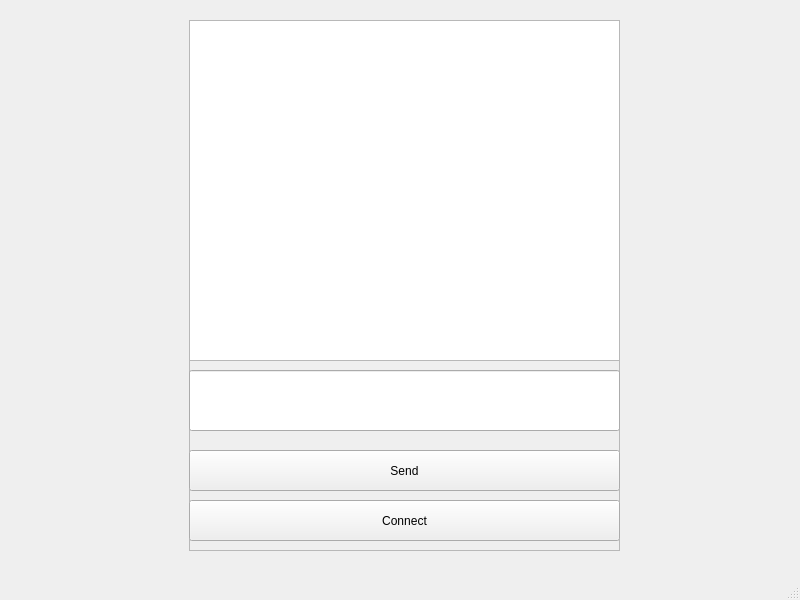
<?xml version="1.0" encoding="UTF-8"?>
<ui version="4.0">
 <class>MainWindow</class>
 <widget class="QMainWindow" name="MainWindow">
  <property name="geometry">
   <rect>
    <x>0</x>
    <y>0</y>
    <width>800</width>
    <height>600</height>
   </rect>
  </property>
  <property name="windowTitle">
   <string>MainWindow</string>
  </property>
  <widget class="QWidget" name="centralwidget">
   <widget class="QFrame" name="frame">
    <property name="geometry">
     <rect>
      <x>189</x>
      <y>20</y>
      <width>431</width>
      <height>531</height>
     </rect>
    </property>
    <property name="frameShape">
     <enum>QFrame::Shape::StyledPanel</enum>
    </property>
    <property name="frameShadow">
     <enum>QFrame::Shadow::Raised</enum>
    </property>
    <widget class="QWidget" name="verticalLayoutWidget">
     <property name="geometry">
      <rect>
       <x>0</x>
       <y>0</y>
       <width>431</width>
       <height>341</height>
      </rect>
     </property>
     <layout class="QVBoxLayout" name="verticalLayout">
      <item>
       <widget class="QTextEdit" name="chatDisplay"/>
      </item>
     </layout>
    </widget>
    <widget class="QLineEdit" name="inputLineEdit">
     <property name="geometry">
      <rect>
       <x>0</x>
       <y>350</y>
       <width>431</width>
       <height>61</height>
      </rect>
     </property>
     <property name="text">
      <string/>
     </property>
    </widget>
    <widget class="QPushButton" name="sendButton">
     <property name="geometry">
      <rect>
       <x>0</x>
       <y>430</y>
       <width>431</width>
       <height>41</height>
      </rect>
     </property>
     <property name="text">
      <string>Send</string>
     </property>
    </widget>
    <widget class="QPushButton" name="connectButton">
     <property name="geometry">
      <rect>
       <x>0</x>
       <y>480</y>
       <width>431</width>
       <height>41</height>
      </rect>
     </property>
     <property name="text">
      <string>Connect</string>
     </property>
    </widget>
   </widget>
  </widget>
  <widget class="QMenuBar" name="menubar">
   <property name="geometry">
    <rect>
     <x>0</x>
     <y>0</y>
     <width>800</width>
     <height>22</height>
    </rect>
   </property>
  </widget>
  <widget class="QStatusBar" name="statusbar"/>
 </widget>
 <resources/>
 <connections/>
</ui>
